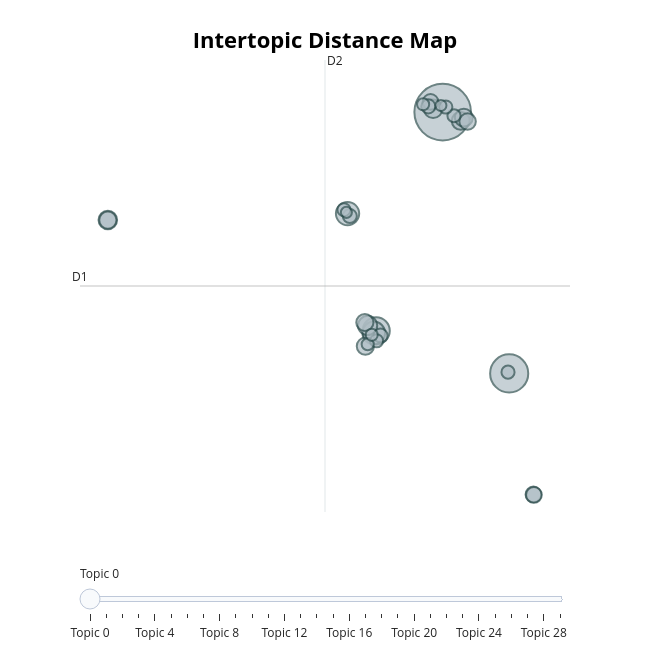

Notebook code cell kept with this figure:
### Code cell
q1_topic_model.visualize_topics()

### Figure 1 — Plotly figure (JSON) as saved in the notebook; plotly's stock layout.template omitted (floating-point values rounded to 4 significant figures)
{"data": [{"customdata": [[0, "Scientific Investigation Process", 130], [1, "Scientific investigation process gap", 59], [2, "Topic: Time in scientific research (perspective vs reality)", 30], [3, "Researcher vs. Consumer Perspective", 22], [4, "Perspectives on Scientific Investigation", 21], [5, "Topic: Research vs Public Perspective", 15], [6, "Science investigation process", 14], [7, "Topic: Understanding Research Process in Psychology", 14], [8, "Statistical hypothesis testing", 13], [9, "Research participation insights", 13], [10, "Perspectives of Research vs Public", 12], [11, "Understanding Data for General Public", 12], [12, "Scientific process and hypothesis testing", 12], [13, "Science experiment process", 11], [14, "Perception vs. reality of science", 10], [15, "Science communication gap", 10], [16, "Perspectives on Scientific Investigation Process", 10], [17, "Perspectives on scientific experimentation", 8], [18, "Consumer perspective vs Researcher process", 8], [19, "Validity of scientific results", 8], [20, "Complexities of Scientific Investigation", 7], [21, "Scientific Process Perception Gap", 7], [22, "Scientific results consumption", 7], [23, "Topic: Perspectives of science process", 7], [24, "Perspectives on Scientific Investigation", 7], [25, "Researcher's perspective of science", 6], [26, "Perception vs Process in Science", 6], [27, "Perspective of Scientific Investigation", 6], [28, "Topic: Scientific investigation process", 5], [29, "Scientific research process", 5]], "hovertemplate": "<b>Topic %{customdata[0]}</b><br>%{customdata[1]}<br>Size: %{customdata[2]}", "legendgroup": "", "marker": {"color": "#B0BEC5", "line": {"color": "DarkSlateGrey", "width": 2}, "size": [130, 59, 30, 22, 21, 15, 14, 14, 13, 13, 12, 12, 12, 11, 10, 10, 10, 8, 8, 8, 7, 7, 7, 7, 7, 6, 6, 6, 5, 5], "sizemode": "area", "sizeref": 0.08125, "symbol": "circle"}, "mode": "markers", "name": "", "orientation": "v", "showlegend": false, "type": "scatter", "x": [9.8, 14.16, 5.439, 3.56, 5.281, 4.875, -12.17, 9.174, 10.99, 11.19, 4.696, 4.728, -12.17, 11.44, 15.75, 15.79, 9.005, 5.726, 3.708, 8.859, 10.54, 10.01, 3.326, 14.09, 5.464, 8.516, 4.883, 5.142, 9.683, 3.485], "xaxis": "x", "y": [16.18, 0.4778, 3.035, 10.08, 2.907, 3.359, 9.691, 16.38, 15.65, 15.85, 3.537, 2.113, 9.691, 15.61, -6.793, -6.826, 16.79, 2.751, 9.933, 16.52, 15.96, 16.48, 10.31, 0.5547, 2.439, 16.65, 2.229, 2.797, 16.58, 10.16], "yaxis": "y"}], "layout": {"annotations": [{"showarrow": false, "text": "D1", "x": -13.99, "y": 5.731, "yshift": 10}, {"showarrow": false, "text": "D2", "x": 2.08, "xshift": 10, "y": 19.31}], "height": 650, "hoverlabel": {"bgcolor": "white", "font": {"family": "Rockwell", "size": 16}}, "legend": {"itemsizing": "constant", "tracegroupgap": 0}, "margin": {"t": 60}, "shapes": [{"line": {"color": "#CFD8DC", "width": 2}, "type": "line", "x0": 2.08, "x1": 2.08, "y0": -7.85, "y1": 19.31}, {"line": {"color": "#9E9E9E", "width": 2}, "type": "line", "x0": -13.99, "x1": 18.15, "y0": 5.731, "y1": 5.731}], "sliders": [{"active": 0, "pad": {"t": 50}, "steps": [{"args": [{"marker.color": [["red", "#B0BEC5", "#B0BEC5", "#B0BEC5", "#B0BEC5", "#B0BEC5", "#B0BEC5", "#B0BEC5", "#B0BEC5", "#B0BEC5", "#B0BEC5", "#B0BEC5", "#B0BEC5", "#B0BEC5", "#B0BEC5", "#B0BEC5", "#B0BEC5", "#B0BEC5", "#B0BEC5", "#B0BEC5", "#B0BEC5", "#B0BEC5", "#B0BEC5", "#B0BEC5", "#B0BEC5", "#B0BEC5", "#B0BEC5", "#B0BEC5", "#B0BEC5", "#B0BEC5"]]}], "label": "Topic 0", "method": "update"}, {"args": [{"marker.color": [["#B0BEC5", "red", "#B0BEC5", "#B0BEC5", "#B0BEC5", "#B0BEC5", "#B0BEC5", "#B0BEC5", "#B0BEC5", "#B0BEC5", "#B0BEC5", "#B0BEC5", "#B0BEC5", "#B0BEC5", "#B0BEC5", "#B0BEC5", "#B0BEC5", "#B0BEC5", "#B0BEC5", "#B0BEC5", "#B0BEC5", "#B0BEC5", "#B0BEC5", "#B0BEC5", "#B0BEC5", "#B0BEC5", "#B0BEC5", "#B0BEC5", "#B0BEC5", "#B0BEC5"]]}], "label": "Topic 1", "method": "update"}, {"args": [{"marker.color": [["#B0BEC5", "#B0BEC5", "red", "#B0BEC5", "#B0BEC5", "#B0BEC5", "#B0BEC5", "#B0BEC5", "#B0BEC5", "#B0BEC5", "#B0BEC5", "#B0BEC5", "#B0BEC5", "#B0BEC5", "#B0BEC5", "#B0BEC5", "#B0BEC5", "#B0BEC5", "#B0BEC5", "#B0BEC5", "#B0BEC5", "#B0BEC5", "#B0BEC5", "#B0BEC5", "#B0BEC5", "#B0BEC5", "#B0BEC5", "#B0BEC5", "#B0BEC5", "#B0BEC5"]]}], "label": "Topic 2", "method": "update"}, {"args": [{"marker.color": [["#B0BEC5", "#B0BEC5", "#B0BEC5", "red", "#B0BEC5", "#B0BEC5", "#B0BEC5", "#B0BEC5", "#B0BEC5", "#B0BEC5", "#B0BEC5", "#B0BEC5", "#B0BEC5", "#B0BEC5", "#B0BEC5", "#B0BEC5", "#B0BEC5", "#B0BEC5", "#B0BEC5", "#B0BEC5", "#B0BEC5", "#B0BEC5", "#B0BEC5", "#B0BEC5", "#B0BEC5", "#B0BEC5", "#B0BEC5", "#B0BEC5", "#B0BEC5", "#B0BEC5"]]}], "label": "Topic 3", "method": "update"}, {"args": [{"marker.color": [["#B0BEC5", "#B0BEC5", "#B0BEC5", "#B0BEC5", "red", "#B0BEC5", "#B0BEC5", "#B0BEC5", "#B0BEC5", "#B0BEC5", "#B0BEC5", "#B0BEC5", "#B0BEC5", "#B0BEC5", "#B0BEC5", "#B0BEC5", "#B0BEC5", "#B0BEC5", "#B0BEC5", "#B0BEC5", "#B0BEC5", "#B0BEC5", "#B0BEC5", "#B0BEC5", "#B0BEC5", "#B0BEC5", "#B0BEC5", "#B0BEC5", "#B0BEC5", "#B0BEC5"]]}], "label": "Topic 4", "method": "update"}, {"args": [{"marker.color": [["#B0BEC5", "#B0BEC5", "#B0BEC5", "#B0BEC5", "#B0BEC5", "red", "#B0BEC5", "#B0BEC5", "#B0BEC5", "#B0BEC5", "#B0BEC5", "#B0BEC5", "#B0BEC5", "#B0BEC5", "#B0BEC5", "#B0BEC5", "#B0BEC5", "#B0BEC5", "#B0BEC5", "#B0BEC5", "#B0BEC5", "#B0BEC5", "#B0BEC5", "#B0BEC5", "#B0BEC5", "#B0BEC5", "#B0BEC5", "#B0BEC5", "#B0BEC5", "#B0BEC5"]]}], "label": "Topic 5", "method": "update"}, {"args": [{"marker.color": [["#B0BEC5", "#B0BEC5", "#B0BEC5", "#B0BEC5", "#B0BEC5", "#B0BEC5", "red", "#B0BEC5", "#B0BEC5", "#B0BEC5", "#B0BEC5", "#B0BEC5", "#B0BEC5", "#B0BEC5", "#B0BEC5", "#B0BEC5", "#B0BEC5", "#B0BEC5", "#B0BEC5", "#B0BEC5", "#B0BEC5", "#B0BEC5", "#B0BEC5", "#B0BEC5", "#B0BEC5", "#B0BEC5", "#B0BEC5", "#B0BEC5", "#B0BEC5", "#B0BEC5"]]}], "label": "Topic 6", "method": "update"}, {"args": [{"marker.color": [["#B0BEC5", "#B0BEC5", "#B0BEC5", "#B0BEC5", "#B0BEC5", "#B0BEC5", "#B0BEC5", "red", "#B0BEC5", "#B0BEC5", "#B0BEC5", "#B0BEC5", "#B0BEC5", "#B0BEC5", "#B0BEC5", "#B0BEC5", "#B0BEC5", "#B0BEC5", "#B0BEC5", "#B0BEC5", "#B0BEC5", "#B0BEC5", "#B0BEC5", "#B0BEC5", "#B0BEC5", "#B0BEC5", "#B0BEC5", "#B0BEC5", "#B0BEC5", "#B0BEC5"]]}], "label": "Topic 7", "method": "update"}, {"args": [{"marker.color": [["#B0BEC5", "#B0BEC5", "#B0BEC5", "#B0BEC5", "#B0BEC5", "#B0BEC5", "#B0BEC5", "#B0BEC5", "red", "#B0BEC5", "#B0BEC5", "#B0BEC5", "#B0BEC5", "#B0BEC5", "#B0BEC5", "#B0BEC5", "#B0BEC5", "#B0BEC5", "#B0BEC5", "#B0BEC5", "#B0BEC5", "#B0BEC5", "#B0BEC5", "#B0BEC5", "#B0BEC5", "#B0BEC5", "#B0BEC5", "#B0BEC5", "#B0BEC5", "#B0BEC5"]]}], "label": "Topic 8", "method": "update"}, {"args": [{"marker.color": [["#B0BEC5", "#B0BEC5", "#B0BEC5", "#B0BEC5", "#B0BEC5", "#B0BEC5", "#B0BEC5", "#B0BEC5", "#B0BEC5", "red", "#B0BEC5", "#B0BEC5", "#B0BEC5", "#B0BEC5", "#B0BEC5", "#B0BEC5", "#B0BEC5", "#B0BEC5", "#B0BEC5", "#B0BEC5", "#B0BEC5", "#B0BEC5", "#B0BEC5", "#B0BEC5", "#B0BEC5", "#B0BEC5", "#B0BEC5", "#B0BEC5", "#B0BEC5", "#B0BEC5"]]}], "label": "Topic 9", "method": "update"}, {"args": [{"marker.color": [["#B0BEC5", "#B0BEC5", "#B0BEC5", "#B0BEC5", "#B0BEC5", "#B0BEC5", "#B0BEC5", "#B0BEC5", "#B0BEC5", "#B0BEC5", "red", "#B0BEC5", "#B0BEC5", "#B0BEC5", "#B0BEC5", "#B0BEC5", "#B0BEC5", "#B0BEC5", "#B0BEC5", "#B0BEC5", "#B0BEC5", "#B0BEC5", "#B0BEC5", "#B0BEC5", "#B0BEC5", "#B0BEC5", "#B0BEC5", "#B0BEC5", "#B0BEC5", "#B0BEC5"]]}], "label": "Topic 10", "method": "update"}, {"args": [{"marker.color": [["#B0BEC5", "#B0BEC5", "#B0BEC5", "#B0BEC5", "#B0BEC5", "#B0BEC5", "#B0BEC5", "#B0BEC5", "#B0BEC5", "#B0BEC5", "#B0BEC5", "red", "#B0BEC5", "#B0BEC5", "#B0BEC5", "#B0BEC5", "#B0BEC5", "#B0BEC5", "#B0BEC5", "#B0BEC5", "#B0BEC5", "#B0BEC5", "#B0BEC5", "#B0BEC5", "#B0BEC5", "#B0BEC5", "#B0BEC5", "#B0BEC5", "#B0BEC5", "#B0BEC5"]]}], "label": "Topic 11", "method": "update"}, {"args": [{"marker.color": [["#B0BEC5", "#B0BEC5", "#B0BEC5", "#B0BEC5", "#B0BEC5", "#B0BEC5", "#B0BEC5", "#B0BEC5", "#B0BEC5", "#B0BEC5", "#B0BEC5", "#B0BEC5", "red", "#B0BEC5", "#B0BEC5", "#B0BEC5", "#B0BEC5", "#B0BEC5", "#B0BEC5", "#B0BEC5", "#B0BEC5", "#B0BEC5", "#B0BEC5", "#B0BEC5", "#B0BEC5", "#B0BEC5", "#B0BEC5", "#B0BEC5", "#B0BEC5", "#B0BEC5"]]}], "label": "Topic 12", "method": "update"}, {"args": [{"marker.color": [["#B0BEC5", "#B0BEC5", "#B0BEC5", "#B0BEC5", "#B0BEC5", "#B0BEC5", "#B0BEC5", "#B0BEC5", "#B0BEC5", "#B0BEC5", "#B0BEC5", "#B0BEC5", "#B0BEC5", "red", "#B0BEC5", "#B0BEC5", "#B0BEC5", "#B0BEC5", "#B0BEC5", "#B0BEC5", "#B0BEC5", "#B0BEC5", "#B0BEC5", "#B0BEC5", "#B0BEC5", "#B0BEC5", "#B0BEC5", "#B0BEC5", "#B0BEC5", "#B0BEC5"]]}], "label": "Topic 13", "method": "update"}, {"args": [{"marker.color": [["#B0BEC5", "#B0BEC5", "#B0BEC5", "#B0BEC5", "#B0BEC5", "#B0BEC5", "#B0BEC5", "#B0BEC5", "#B0BEC5", "#B0BEC5", "#B0BEC5", "#B0BEC5", "#B0BEC5", "#B0BEC5", "red", "#B0BEC5", "#B0BEC5", "#B0BEC5", "#B0BEC5", "#B0BEC5", "#B0BEC5", "#B0BEC5", "#B0BEC5", "#B0BEC5", "#B0BEC5", "#B0BEC5", "#B0BEC5", "#B0BEC5", "#B0BEC5", "#B0BEC5"]]}], "label": "Topic 14", "method": "update"}, {"args": [{"marker.color": [["#B0BEC5", "#B0BEC5", "#B0BEC5", "#B0BEC5", "#B0BEC5", "#B0BEC5", "#B0BEC5", "#B0BEC5", "#B0BEC5", "#B0BEC5", "#B0BEC5", "#B0BEC5", "#B0BEC5", "#B0BEC5", "#B0BEC5", "red", "#B0BEC5", "#B0BEC5", "#B0BEC5", "#B0BEC5", "#B0BEC5", "#B0BEC5", "#B0BEC5", "#B0BEC5", "#B0BEC5", "#B0BEC5", "#B0BEC5", "#B0BEC5", "#B0BEC5", "#B0BEC5"]]}], "label": "Topic 15", "method": "update"}, {"args": [{"marker.color": [["#B0BEC5", "#B0BEC5", "#B0BEC5", "#B0BEC5", "#B0BEC5", "#B0BEC5", "#B0BEC5", "#B0BEC5", "#B0BEC5", "#B0BEC5", "#B0BEC5", "#B0BEC5", "#B0BEC5", "#B0BEC5", "#B0BEC5", "#B0BEC5", "red", "#B0BEC5", "#B0BEC5", "#B0BEC5", "#B0BEC5", "#B0BEC5", "#B0BEC5", "#B0BEC5", "#B0BEC5", "#B0BEC5", "#B0BEC5", "#B0BEC5", "#B0BEC5", "#B0BEC5"]]}], "label": "Topic 16", "method": "update"}, {"args": [{"marker.color": [["#B0BEC5", "#B0BEC5", "#B0BEC5", "#B0BEC5", "#B0BEC5", "#B0BEC5", "#B0BEC5", "#B0BEC5", "#B0BEC5", "#B0BEC5", "#B0BEC5", "#B0BEC5", "#B0BEC5", "#B0BEC5", "#B0BEC5", "#B0BEC5", "#B0BEC5", "red", "#B0BEC5", "#B0BEC5", "#B0BEC5", "#B0BEC5", "#B0BEC5", "#B0BEC5", "#B0BEC5", "#B0BEC5", "#B0BEC5", "#B0BEC5", "#B0BEC5", "#B0BEC5"]]}], "label": "Topic 17", "method": "update"}, {"args": [{"marker.color": [["#B0BEC5", "#B0BEC5", "#B0BEC5", "#B0BEC5", "#B0BEC5", "#B0BEC5", "#B0BEC5", "#B0BEC5", "#B0BEC5", "#B0BEC5", "#B0BEC5", "#B0BEC5", "#B0BEC5", "#B0BEC5", "#B0BEC5", "#B0BEC5", "#B0BEC5", "#B0BEC5", "red", "#B0BEC5", "#B0BEC5", "#B0BEC5", "#B0BEC5", "#B0BEC5", "#B0BEC5", "#B0BEC5", "#B0BEC5", "#B0BEC5", "#B0BEC5", "#B0BEC5"]]}], "label": "Topic 18", "method": "update"}, {"args": [{"marker.color": [["#B0BEC5", "#B0BEC5", "#B0BEC5", "#B0BEC5", "#B0BEC5", "#B0BEC5", "#B0BEC5", "#B0BEC5", "#B0BEC5", "#B0BEC5", "#B0BEC5", "#B0BEC5", "#B0BEC5", "#B0BEC5", "#B0BEC5", "#B0BEC5", "#B0BEC5", "#B0BEC5", "#B0BEC5", "red", "#B0BEC5", "#B0BEC5", "#B0BEC5", "#B0BEC5", "#B0BEC5", "#B0BEC5", "#B0BEC5", "#B0BEC5", "#B0BEC5", "#B0BEC5"]]}], "label": "Topic 19", "method": "update"}, {"args": [{"marker.color": [["#B0BEC5", "#B0BEC5", "#B0BEC5", "#B0BEC5", "#B0BEC5", "#B0BEC5", "#B0BEC5", "#B0BEC5", "#B0BEC5", "#B0BEC5", "#B0BEC5", "#B0BEC5", "#B0BEC5", "#B0BEC5", "#B0BEC5", "#B0BEC5", "#B0BEC5", "#B0BEC5", "#B0BEC5", "#B0BEC5", "red", "#B0BEC5", "#B0BEC5", "#B0BEC5", "#B0BEC5", "#B0BEC5", "#B0BEC5", "#B0BEC5", "#B0BEC5", "#B0BEC5"]]}], "label": "Topic 20", "method": "update"}, {"args": [{"marker.color": [["#B0BEC5", "#B0BEC5", "#B0BEC5", "#B0BEC5", "#B0BEC5", "#B0BEC5", "#B0BEC5", "#B0BEC5", "#B0BEC5", "#B0BEC5", "#B0BEC5", "#B0BEC5", "#B0BEC5", "#B0BEC5", "#B0BEC5", "#B0BEC5", "#B0BEC5", "#B0BEC5", "#B0BEC5", "#B0BEC5", "#B0BEC5", "red", "#B0BEC5", "#B0BEC5", "#B0BEC5", "#B0BEC5", "#B0BEC5", "#B0BEC5", "#B0BEC5", "#B0BEC5"]]}], "label": "Topic 21", "method": "update"}, {"args": [{"marker.color": [["#B0BEC5", "#B0BEC5", "#B0BEC5", "#B0BEC5", "#B0BEC5", "#B0BEC5", "#B0BEC5", "#B0BEC5", "#B0BEC5", "#B0BEC5", "#B0BEC5", "#B0BEC5", "#B0BEC5", "#B0BEC5", "#B0BEC5", "#B0BEC5", "#B0BEC5", "#B0BEC5", "#B0BEC5", "#B0BEC5", "#B0BEC5", "#B0BEC5", "red", "#B0BEC5", "#B0BEC5", "#B0BEC5", "#B0BEC5", "#B0BEC5", "#B0BEC5", "#B0BEC5"]]}], "label": "Topic 22", "method": "update"}, {"args": [{"marker.color": [["#B0BEC5", "#B0BEC5", "#B0BEC5", "#B0BEC5", "#B0BEC5", "#B0BEC5", "#B0BEC5", "#B0BEC5", "#B0BEC5", "#B0BEC5", "#B0BEC5", "#B0BEC5", "#B0BEC5", "#B0BEC5", "#B0BEC5", "#B0BEC5", "#B0BEC5", "#B0BEC5", "#B0BEC5", "#B0BEC5", "#B0BEC5", "#B0BEC5", "#B0BEC5", "red", "#B0BEC5", "#B0BEC5", "#B0BEC5", "#B0BEC5", "#B0BEC5", "#B0BEC5"]]}], "label": "Topic 23", "method": "update"}, {"args": [{"marker.color": [["#B0BEC5", "#B0BEC5", "#B0BEC5", "#B0BEC5", "#B0BEC5", "#B0BEC5", "#B0BEC5", "#B0BEC5", "#B0BEC5", "#B0BEC5", "#B0BEC5", "#B0BEC5", "#B0BEC5", "#B0BEC5", "#B0BEC5", "#B0BEC5", "#B0BEC5", "#B0BEC5", "#B0BEC5", "#B0BEC5", "#B0BEC5", "#B0BEC5", "#B0BEC5", "#B0BEC5", "red", "#B0BEC5", "#B0BEC5", "#B0BEC5", "#B0BEC5", "#B0BEC5"]]}], "label": "Topic 24", "method": "update"}, {"args": [{"marker.color": [["#B0BEC5", "#B0BEC5", "#B0BEC5", "#B0BEC5", "#B0BEC5", "#B0BEC5", "#B0BEC5", "#B0BEC5", "#B0BEC5", "#B0BEC5", "#B0BEC5", "#B0BEC5", "#B0BEC5", "#B0BEC5", "#B0BEC5", "#B0BEC5", "#B0BEC5", "#B0BEC5", "#B0BEC5", "#B0BEC5", "#B0BEC5", "#B0BEC5", "#B0BEC5", "#B0BEC5", "#B0BEC5", "red", "#B0BEC5", "#B0BEC5", "#B0BEC5", "#B0BEC5"]]}], "label": "Topic 25", "method": "update"}, {"args": [{"marker.color": [["#B0BEC5", "#B0BEC5", "#B0BEC5", "#B0BEC5", "#B0BEC5", "#B0BEC5", "#B0BEC5", "#B0BEC5", "#B0BEC5", "#B0BEC5", "#B0BEC5", "#B0BEC5", "#B0BEC5", "#B0BEC5", "#B0BEC5", "#B0BEC5", "#B0BEC5", "#B0BEC5", "#B0BEC5", "#B0BEC5", "#B0BEC5", "#B0BEC5", "#B0BEC5", "#B0BEC5", "#B0BEC5", "#B0BEC5", "red", "#B0BEC5", "#B0BEC5", "#B0BEC5"]]}], "label": "Topic 26", "method": "update"}, {"args": [{"marker.color": [["#B0BEC5", "#B0BEC5", "#B0BEC5", "#B0BEC5", "#B0BEC5", "#B0BEC5", "#B0BEC5", "#B0BEC5", "#B0BEC5", "#B0BEC5", "#B0BEC5", "#B0BEC5", "#B0BEC5", "#B0BEC5", "#B0BEC5", "#B0BEC5", "#B0BEC5", "#B0BEC5", "#B0BEC5", "#B0BEC5", "#B0BEC5", "#B0BEC5", "#B0BEC5", "#B0BEC5", "#B0BEC5", "#B0BEC5", "#B0BEC5", "red", "#B0BEC5", "#B0BEC5"]]}], "label": "Topic 27", "method": "update"}, {"args": [{"marker.color": [["#B0BEC5", "#B0BEC5", "#B0BEC5", "#B0BEC5", "#B0BEC5", "#B0BEC5", "#B0BEC5", "#B0BEC5", "#B0BEC5", "#B0BEC5", "#B0BEC5", "#B0BEC5", "#B0BEC5", "#B0BEC5", "#B0BEC5", "#B0BEC5", "#B0BEC5", "#B0BEC5", "#B0BEC5", "#B0BEC5", "#B0BEC5", "#B0BEC5", "#B0BEC5", "#B0BEC5", "#B0BEC5", "#B0BEC5", "#B0BEC5", "#B0BEC5", "red", "#B0BEC5"]]}], "label": "Topic 28", "method": "update"}, {"args": [{"marker.color": [["#B0BEC5", "#B0BEC5", "#B0BEC5", "#B0BEC5", "#B0BEC5", "#B0BEC5", "#B0BEC5", "#B0BEC5", "#B0BEC5", "#B0BEC5", "#B0BEC5", "#B0BEC5", "#B0BEC5", "#B0BEC5", "#B0BEC5", "#B0BEC5", "#B0BEC5", "#B0BEC5", "#B0BEC5", "#B0BEC5", "#B0BEC5", "#B0BEC5", "#B0BEC5", "#B0BEC5", "#B0BEC5", "#B0BEC5", "#B0BEC5", "#B0BEC5", "#B0BEC5", "red"]]}], "label": "Topic 29", "method": "update"}]}], "title": {"font": {"color": "Black", "size": 22}, "text": "<b>Intertopic Distance Map</b>", "x": 0.5, "xanchor": "center", "y": 0.95, "yanchor": "top"}, "width": 650, "xaxis": {"anchor": "y", "domain": [0, 1], "range": [-13.99, 18.15], "title": {"text": ""}, "visible": false}, "yaxis": {"anchor": "x", "domain": [0, 1], "range": [-7.85, 19.31], "title": {"text": ""}, "visible": false}}}
